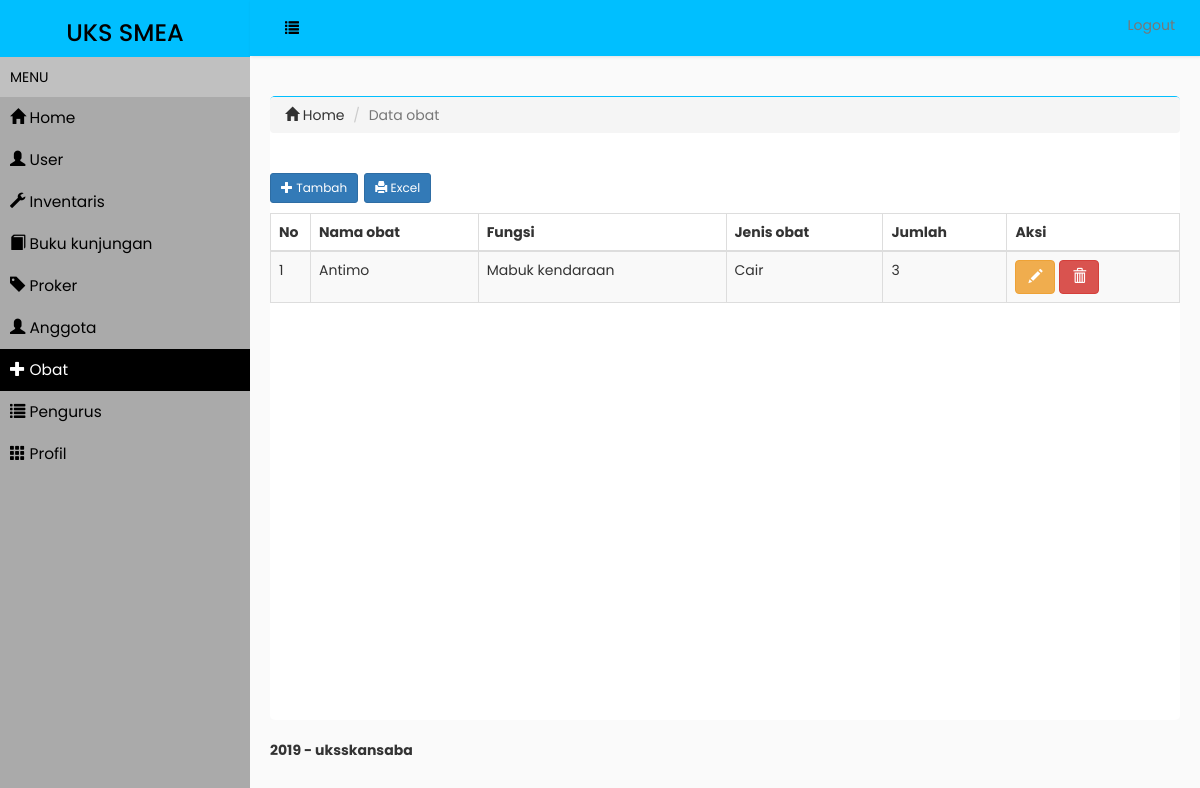
Page /index.php/obat on the committed database.
### tables this page shows
CREATE TABLE `tb_obat` (
  `kd_obat` int(11) NOT NULL,
  `nama_obat` varchar(30) NOT NULL,
  `fungsi` varchar(50) NOT NULL,
  `jenis_obat` varchar(20) NOT NULL,
  `jumlah` int(5) NOT NULL
);

### application/libraries/Uks.php (called while the page is built, shortened)
<?php
class Uks
{
	protected $rava;
	function __construct()
	{
		$this->rava = &get_instance();
	}
	function administrator($a,$b=null)
	{
		$data['administrator']=$this->rava->load->view($a,$b,true);
		$this->rava->load->view('admin/administrator',$data);
	}
}

### application/controllers/Obat.php (called while the page is built, shortened)
<?php
class obat extends CI_Controller
{
	public function index()
	{
		$data=array(
      'obat'=>$this->obat_model->obat(),
      'page'=>"obat");
		$this->uks->administrator('admin/obat',$data);
	}
}

### index.php (called while the page is built, shortened)
<?php
require_once BASEPATH.'core/CodeIgniter.php';

### application/models/Obat_model.php (called while the page is built, shortened)
<?php
class Obat_model extends CI_Model
{
	public function obat()
	{
		return $this->db->get('tb_obat')->result();
	}
}

### application/views/admin/Obat.php (the view, shortened to what this page needs)
<section class='content-header'>
    <ol class='breadcrumb'>
        <li><a href='<?php echo base_url('administrator')?>'><i class='glyphicon glyphicon-home'></i> Home</a></li>
        <li class='active'>Data obat</li>
    </ol>
</section>
<section class='content'>
    <div class='row'>
        <div class='col-xs-12'>
        <div class='box box-primary'>
            <div class='box-header with-border'>
                <h3 class='box-title'><a href="#" class="btn btn-primary btn-sm" data-toggle="modal" title="tambah data" onclick="add_obat()"><span class="glyphicon glyphicon-plus"></span> Tambah </a>
                <?php echo anchor(site_url('obat/excel'), ' <i class="glyphicon glyphicon-print"></i> Excel', 'class="btn btn-primary btn-sm"'); ?>
                </h3>
            </div>
        <div class='box-body table-responsive'>
            <div id="reload">
         <table class="table table-bordered table-striped" id="mytable">
            <thead>
                <tr>
                    <th width="40px">No</th>
                    <th>Nama obat</th>
                    <th>Fungsi</th>
                    <th>Jenis obat</th>
                    <th>Jumlah</th>
                    <th>Aksi</th>
                </tr>
            </thead>
            <tbody>
                    <?php
                    $no=1;
                    foreach($obat as $a){?>
                     <tr>
                         <td><?php echo $no++;?></td>
                         <td><?php echo $a->nama_obat;?></td>
                         <td><?php echo $a->fungsi;?></td>
                         <td><?php echo $a->jenis_obat;?></td>
                         <td><?php echo $a->jumlah;?></td>
                                <td>
                                    <button class="btn btn-warning" title="edit" onclick="edit_obat(<?php echo $a->kd_obat;?>)"><i class="glyphicon glyphicon-pencil"></i></button>
                                    <button class="btn btn-danger" title="hapus" onclick="delete_obat(<?php echo $a->kd_obat;?>)"><i class="glyphicon glyphicon-trash"></i></button>
                                </td>
                      </tr>
                     <?php }?>
            </tbody>
        </table>
                            </div>
                        </div>
               </div>
        </div>
    </div>
</section>

### assets/css/style3.css (style rules this page uses)
body { font-family: 'Poppins', sans-serif; background: #fafafa; }
a, a:hover, a:focus { color: inherit; text-decoration: none; transition: all 0.3s; }

### rows in the picture
tb_obat: nama_obat "Antimo", fungsi "Mabuk kendaraan", jenis_obat "Cair", jumlah "3"
